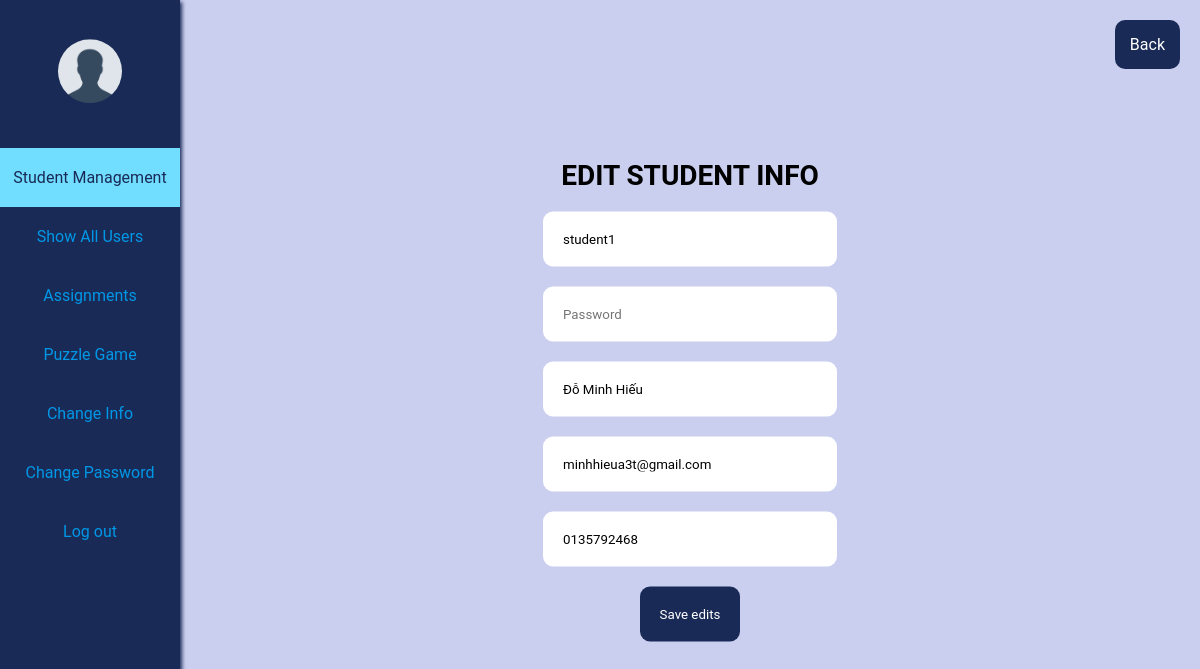
Screenshot of /teacher/student_edit.php?action=edit&id=3 with the database file from the repository.
### tables this page shows
CREATE TABLE `tbluser` (
  `id` int(11) NOT NULL,
  `username` varchar(255) NOT NULL,
  `password` varchar(255) NOT NULL,
  `pos` int(11) NOT NULL,
  `name` varchar(128) NOT NULL,
  `pnumber` varchar(16) NOT NULL,
  `email` varchar(128) NOT NULL,
  `avatar` varchar(128) NOT NULL
);

### teacher/student_edit.php (the view, shortened to what this page needs)
<?php
require_once("../config/user.php");
$username = $password = $name = $phonenumber = $email = "";
if(isset($_GET["action"])){
    if($_GET["action"] == "edit"){
        $id = $_GET["id"];
        $sql = "SELECT * FROM tbluser WHERE id = '$id'";
        $result = $conn->query($sql);
        $row = $result->fetch_array(MYSQLI_NUM);
        $username = $row[1];
        $name = $row[4];
        $phonenumber = $row[5];
        $email = $row[6];
    }
}
?>
<!DOCTYPE html>
<html lang="en">
<head>
    <link rel="stylesheet" href="teacher_style.css">
</head>
<body>
    <div class="sidebar" >
            <ul class="menu">
                <li>
                    <?php
                        $id = $_SESSION["id"];
                        $sql = "SELECT * FROM tbluser WHERE id = '$id'";
                        $result = $conn->query($sql);
                        $row = $result->fetch_array(MYSQLI_NUM);
                        if($row[7])
                            echo '<a href="index.php"> <img src="../image/avatars/'.$row[7].'" class="avatar" alt=""> </a>';
                        else
                            echo '<a href="index.php"> <img src="../image/avatars/default-avatar.png" class="avatar" alt=""> </a>';
                    ?>
                </li>
                <li>
                    <a href="index.php">
                    </a>
                </li>
                <li>
                    <a href="student_show.php" class="darkblue">Student Management</a>
                </li>
                <li>
                    <a href="user.php">Show All Users</a>
                </li>
                <li>
                    <a href="assignment.php">Assignments</a>
                </li>
                <li>
                    <a href="challenge.php" id="bchallenge">Puzzle Game</a>
                </li>
                <li>
                    <a href="changeinfo.php" >Change Info</a>
                </li>
                <li>
                    <a href="changepwd.php" >Change Password</a>
                </li>
                <li>
                    <a href="../logout.php">Log out</a>
                </li>
            </ul>
    </div>
    <div class="content displaynone" id="stu-modification">
        <a href="student_show.php" class="add">Back</a>
        <form method="post" action=""  class="addition">
			<p>Edit Student Info</p>
			<input type="text" name="username"  placeholder="Username" value="<?php echo $username?>" >
			<input type="password" name="password"  placeholder="Password" value="<?php echo $password?>" >
			<input type="text" name="name"  placeholder="Name" value="<?php echo $name?>" >
			<input type="text" name="email"  placeholder="Email" value="<?php echo $email?>" >
			<input type="text" name="phonenumber"  placeholder="Phone number" value="<?php echo $phonenumber?>" >
			<input type="submit" value="Save edits" name="modification">
        </form>
    </div>
</body>
</html>

### teacher/teacher_style.css (style rules this page uses)
* { margin: 0; padding: 0; font-family: "Roboto", sans-serif; }
.sidebar { height: 100%; width: 180px; position: fixed; z-index: 1; top: 0; left: 0; background-color: #192a56; overflow-x: hidden; font-size: 16px; box-shadow: 2px 2px 4px #192a56; }
img.avatar { height: 64px; width: 64px; border-radius: 50%; cursor: pointer; transform: translateY(30%); padding: 0 60px; }
.sidebar .menu { margin-top: 0px; }
.sidebar .menu li { list-style-type: none; display: flex; justify-content: center; width: 100%; }
.sidebar .menu li a { display: block; padding: 20px 0; text-decoration: none; color: #0097e6; text-align: center; flex: 1; }
.darkblue { background-color: #71deff!important; color: #192a56!important; opacity: 100%; }
.content { margin-left: 180px; padding: 20px; box-sizing: border-box; font-size: 14px; height: 100vh; background: #cbcfef; }
.content form { width: 30%; position: relative; left: 50%; top: 50%; transform: translate(-50%, -50%); }
.content p { font-size: 28px!important; font-weight: bold; text-transform: uppercase; margin-bottom: 20px; text-align: center; }
.content input[type="text"], .content input[type="password"] { display: block; width: 100%; border: none; border-radius: 10px; padding: 20px; box-sizing: border-box; margin-bottom: 4px; margin-top: 8px; }
.content input[type="submit"] { border: none; padding: 20px; background: #192a56; color: white; position: relative; left: 50%; transform: translateX(-50%); border-radius: 10px; margin-top: 20px; cursor: pointer; }
.content .add { padding: 15px; background: #192a56; color: white; border: none; position: absolute; top: 20px; right: 20px; border-radius: 10px; font-size: 16px; }
.content .addition { width: 30%; text-align: center; position: relative; left: 50%; top: 50%; transform: translate(-50%, -50%); }
.content .addition p { font-size: 28px!important; font-weight: bold; text-transform: uppercase; margin-bottom: 20px; }
.content .addition input[type="text"], .content .addition input[type="password"] { display: block; width: 100%; border: none; border-radius: 10px; padding: 20px; box-sizing: border-box; margin-bottom: 20px; }
.content .addition input[type="submit"] { border: none; padding: 20px; background: #192a56; color: white; margin: 0 auto; border-radius: 10px; cursor: pointer; left: 0%; transform: translateX(0%); }
.add { padding: 15px; background: #192a56; color: white; border: none; border-radius: 10px; text-decoration: none; }

### rows the page displays
tbluser: username "student1", name "Đỗ Minh Hiếu", email "minhhieua3t@gmail.com", phonenumber "0135792468"
